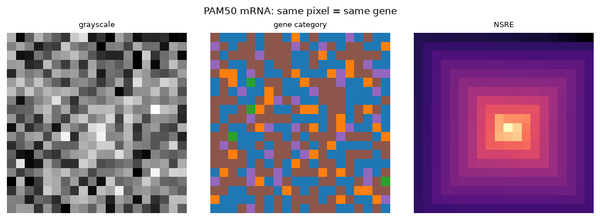
#> input picture data/images/examples/PAM50_mRNA_triple.png, 600 x 220 px, shrunk from 1044 x 382 before the run
$ python compose_paper_figures.py
#> lines starting #> are read from the running program, lines starting #| are printed output that depends on the picture
#!/usr/bin/env python3
# -*- coding: utf-8 -*-
"""Compose compact multi-panel overview/example figures."""

from pathlib import Path

import matplotlib
matplotlib.use("Agg")
import matplotlib.pyplot as plt
from matplotlib.image import imread
from PIL import Image


ROOT = Path(__file__).resolve().parent.parent
OUT = ROOT / "data" / "paper_figures"
OUT.mkdir(parents=True, exist_ok=True)


def compose_two(path_a, path_b, out_name, figsize, titles=("A", "B"), hspace=0.02):
    fig, axes = plt.subplots(1, 2, figsize=figsize)
    for ax, path, title in zip(axes, [path_a, path_b], titles):
        img = imread(str(path))
        ax.imshow(img, interpolation="nearest", aspect="auto")
        ax.set_axis_off()
        ax.set_title(title, loc="left", fontsize=10, fontweight="bold", pad=2)
    fig.subplots_adjust(left=0.002, right=0.998, top=0.90, bottom=0.005, wspace=hspace)
    out = OUT / out_name
    fig.savefig(out, dpi=200, facecolor="white")
    plt.close(fig)
    print(out)


def compose_vertical(path_a, path_b, out_name, figsize, titles=("A", "B"), hspace=0.02):
    fig, axes = plt.subplots(2, 1, figsize=figsize)
    for ax, path, title in zip(axes, [path_a, path_b], titles):
        img = imread(str(path))
        ax.imshow(img, interpolation="nearest", aspect="auto")
        ax.set_axis_off()
        ax.set_title(title, loc="left", fontsize=10, fontweight="bold", pad=2)
    fig.subplots_adjust(left=0.002, right=0.998, top=0.965, bottom=0.005, hspace=hspace)
    out = OUT / out_name
    fig.savefig(out, dpi=200, facecolor="white")
    plt.close(fig)
    print(out)


def center_crop_square(img: Image.Image) -> Image.Image:
    w, h = img.size
    side = min(w, h)
    left = (w - side) // 2
    top = (h - side) // 2
    return img.crop((left, top, left + side, top + side))


def split_three(path) -> list[Image.Image]:
    img = Image.open(path).convert("RGB")
    w, h = img.size
#> w = 600; h = 220
    third = w // 3
#> third = 200
    panels = []
    for i in range(3):
        crop = img.crop((i * third, 0, (i + 1) * third, h))
        panels.append(center_crop_square(crop))
#> this loop made 3 passes
#> pass 1, in split_three, `crop = img.crop((i * third, 0, (i + 1) * third, h))`:
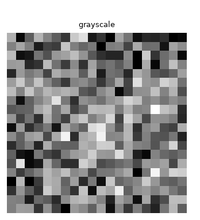
#> crop: PIL image 200x220 RGB; min 0, max 255, mean 154.5
#> pass 3, in split_three, `crop = img.crop((i * third, 0, (i + 1) * third, h))`:
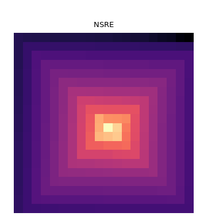
#> crop: PIL image 200x220 RGB; mean R, G, B 150.4, 93.1, 152.5
#> after the loop, panels = 3 items
    return panels


def compose_square_triples(path_a, path_b, out_name, figsize=(8.6, 6.2)):
    panels_a = split_three(path_a)
#> panels_a = 3 items
    panels_b = split_three(path_b)
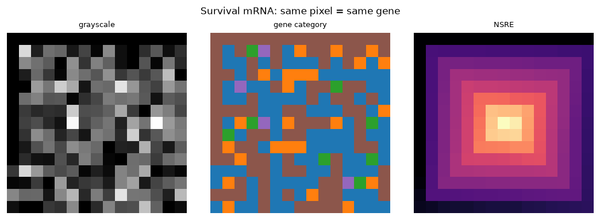
#> input picture data/images/examples/Survival_mRNA_triple.png, 600 x 220 px, shrunk from 1044 x 382 before the run
#> the loop in split_three (call 2), `for i in range(3):` made 3 passes
#> pass 1, in split_three (call 2), `crop = img.crop((i * third, 0, (i + 1) * third, h))`:
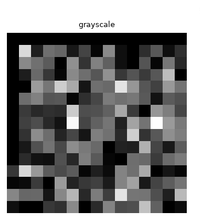
#> crop: PIL image 200x220 RGB; min 0, max 255, mean 121.6
#> pass 2, in split_three (call 2), `crop = img.crop((i * third, 0, (i + 1) * third, h))`:
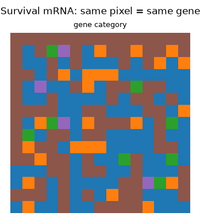
#> crop: PIL image 200x220 RGB; mean R, G, B 141.2, 143, 147.1
#> pass 3, in split_three (call 2), `crop = img.crop((i * third, 0, (i + 1) * third, h))`:
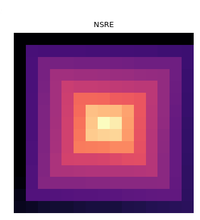
#> crop: PIL image 200x220 RGB; mean R, G, B 155.1, 99.3, 141.7
#> panels_b = 3 items
    fig, axes = plt.subplots(2, 3, figsize=figsize)
    labels = [
        ("A1", "A2", "A3"),
        ("B1", "B2", "B3"),
    ]
    for r, panels in enumerate([panels_a, panels_b]):
        for c, panel in enumerate(panels):
            ax = axes[r, c]
            ax.imshow(panel, interpolation="nearest", aspect="equal")
            ax.set_axis_off()
            ax.set_title(labels[r][c], loc="left", fontsize=10, fontweight="bold", pad=2)
#> this loop made 2 passes
#> r on passes 1 to 2: 0, 1
    fig.subplots_adjust(left=0.005, right=0.995, top=0.97, bottom=0.005, wspace=0.03, hspace=0.03)
    out = OUT / out_name
    fig.savefig(out, dpi=200, facecolor="white")
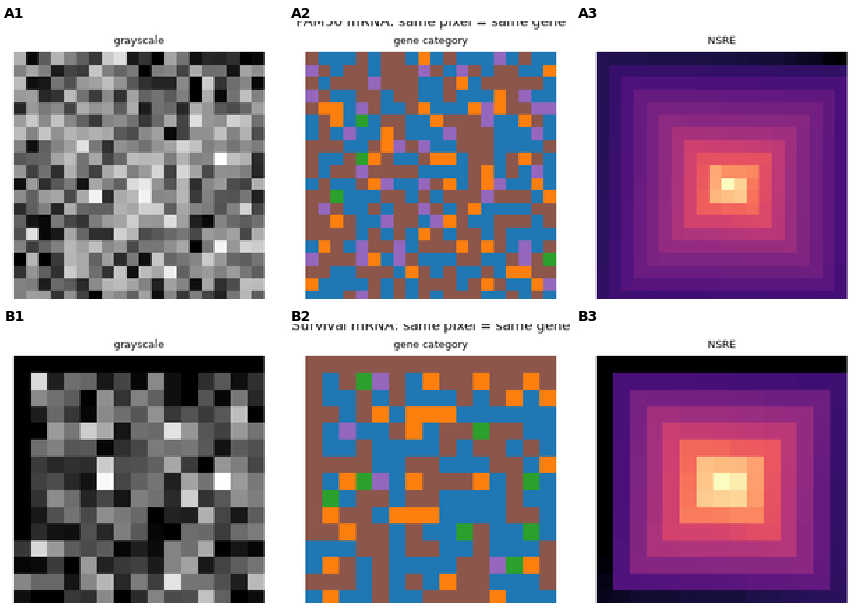
#> figure drawn by matplotlib, 6 panels
    plt.close(fig)
    print(out)


def main():
    compose_square_triples(
        ROOT / "data/images/examples/PAM50_mRNA_triple.png",
        ROOT / "data/images/examples/Survival_mRNA_triple.png",
        "fig2_example_triples.png",
        figsize=(8.6, 6.2),
    )


if __name__ == "__main__":
    main()
